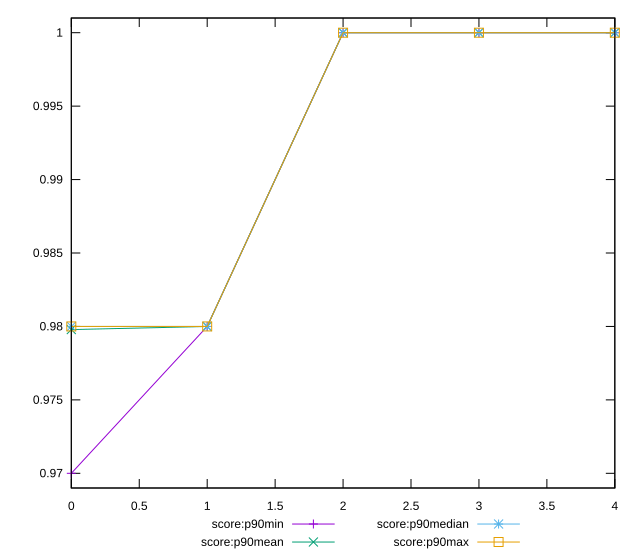

This figure's gnuplot source:
reset

$scoreP90Min <<EOF
0 0.97
1 0.98
2 1
3 1
4 1
EOF

$scoreP90Mean <<EOF
0 0.9797872340425534
1 0.9800000000000002
2 1
3 1
4 1
EOF

$scoreP90Median <<EOF
0 0.98
1 0.98
2 1
3 1
4 1
EOF

$scoreP90Max <<EOF
0 0.98
1 0.98
2 1
3 1
4 1
EOF

set key outside below
set xrange [0:4]
set yrange [0.969:1.001]
set trange [0.969:1.001]
set terminal svg size 640, 560 enhanced background rgb 'white'
set output "report_00016_2021-02-10T13-31-48.338Z/total-byte-weight/progression/score.svg"

plot $scoreP90Min title "score:p90min" with linespoints, \
     $scoreP90Mean title "score:p90mean" with linespoints, \
     $scoreP90Median title "score:p90median" with linespoints, \
     $scoreP90Max title "score:p90max" with linespoints

reset
